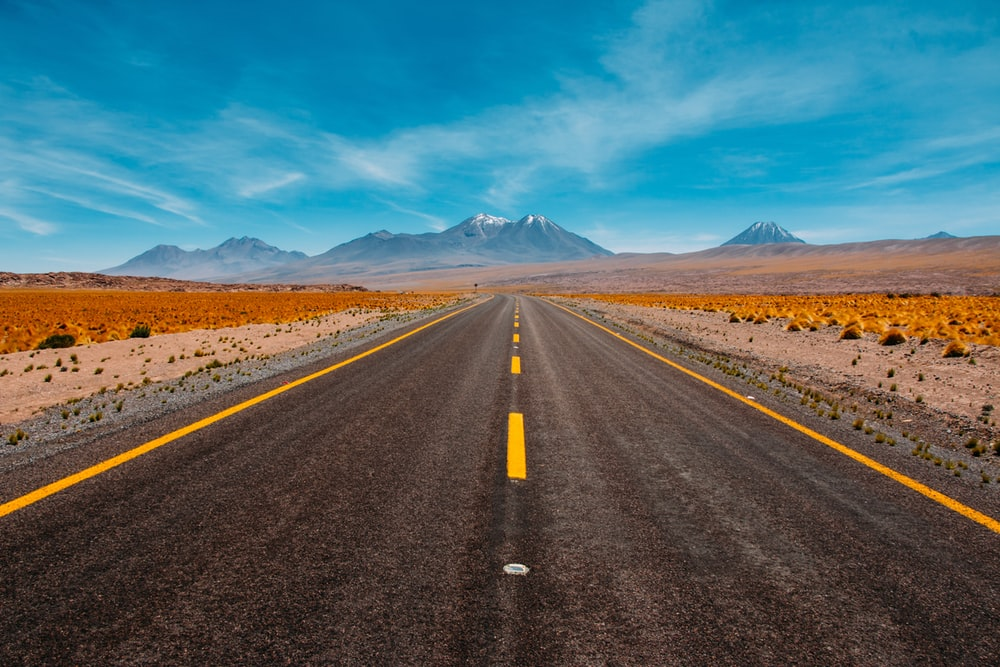
#> input picture data/road1.jpg, 1000 x 667 px, found by its file name
$ python 27--Small_project.py
#> lines starting #> are read from the running program, lines starting #| are printed output that depends on the picture; after the words box and inside, x2 and y2 are one past the last pixel; in counts of white or black regions, pixels touching at a corner belong together
import matplotlib.pylab as plt
import cv2
import numpy as np

def region_of_interest(img, vertices):
    mask = np.zeros_like(img)
    #channel_count = img.shape[2]
    match_mask_color = 255
    cv2.fillPoly(mask, vertices, match_mask_color)
    masked_image = cv2.bitwise_and(img, mask)
    return masked_image

def drow_the_lines(img, lines):
    img = np.copy(img)
    blank_image = np.zeros((img.shape[0], img.shape[1], 3), dtype=np.uint8)

    for line in lines:
        for x1, y1, x2, y2 in line:
            cv2.line(blank_image, (x1,y1), (x2,y2), (0, 255, 0), thickness=10)

    img = cv2.addWeighted(img, 0.8, blank_image, 1, 0.0)
    return img

image = cv2.imread('road1.jpg')
#> image is the input picture: shape (667, 1000, 3); mean B, G, R 110.4, 106.7, 83.2
image = cv2.cvtColor(image, cv2.COLOR_BGR2RGB)
print(image.shape)
#| (667, 1000, 3)
height = image.shape[0]
#> height = 667
width = image.shape[1]
#> width = 1000
region_of_interest_vertices = [
    (0, height),
    (width/2, height/2),
    (width, height)
]
#> region_of_interest_vertices = [(0, 667), (500, 333.5), (1000, 667)]
gray_image = cv2.cvtColor(image, cv2.COLOR_RGB2GRAY)
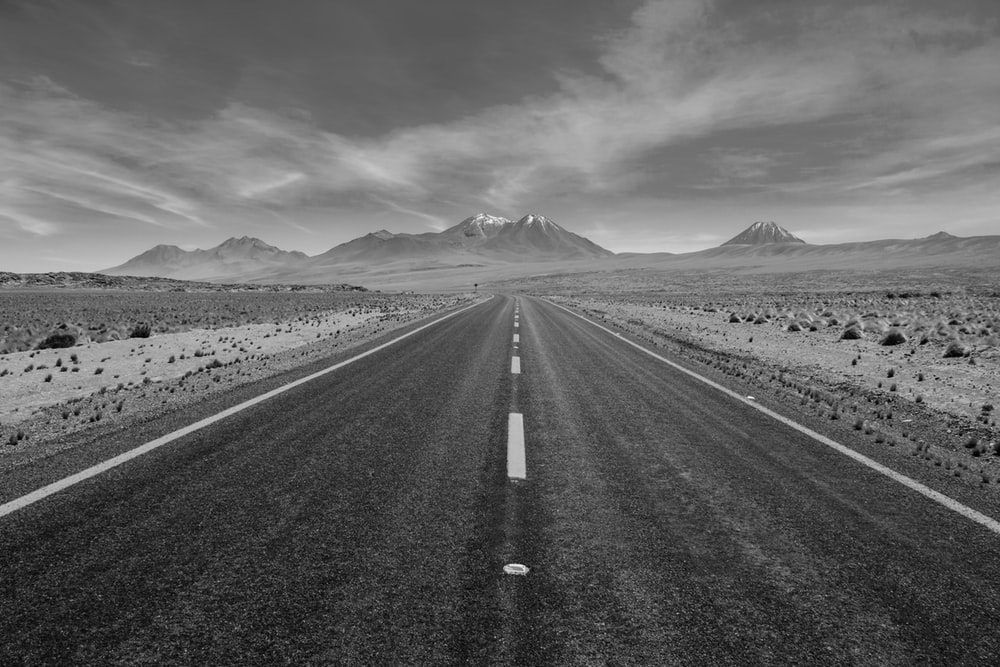
#> gray_image: shape (667, 1000); min 0, max 250, mean 100.1
canny_image = cv2.Canny(gray_image, 100, 200)
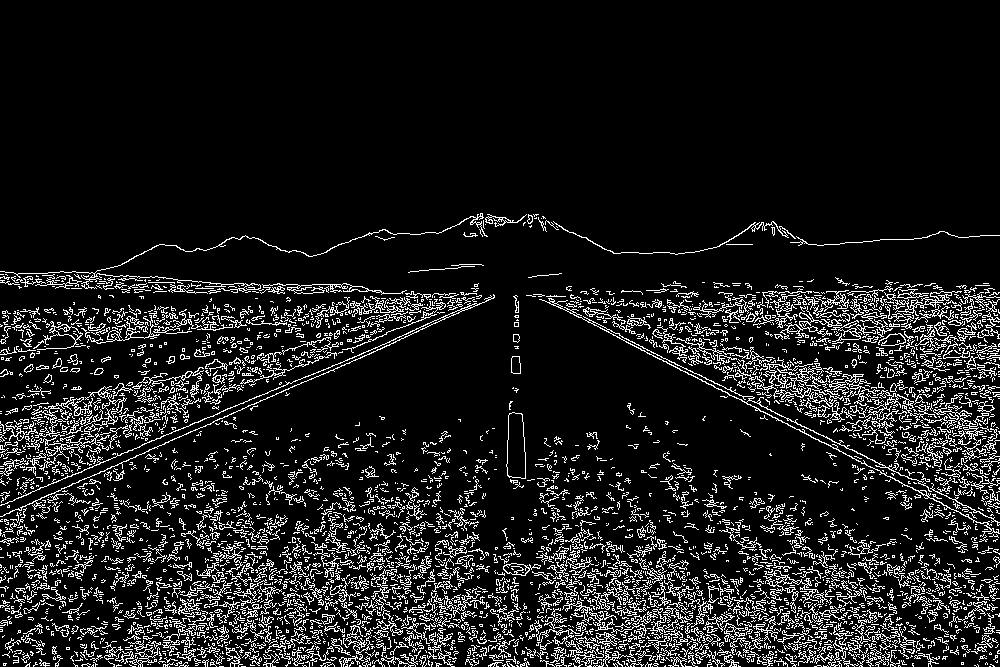
#> canny_image: shape (667, 1000); 10.9% white in thin lines or dots, all inside (x1, y1, x2, y2) = (0, 213, 1000, 667)
cropped_image = region_of_interest(canny_image,
                np.array([region_of_interest_vertices], np.int32),)
#> in region_of_interest, `cv2.fillPoly(mask, vertices, match_mask_color)`:
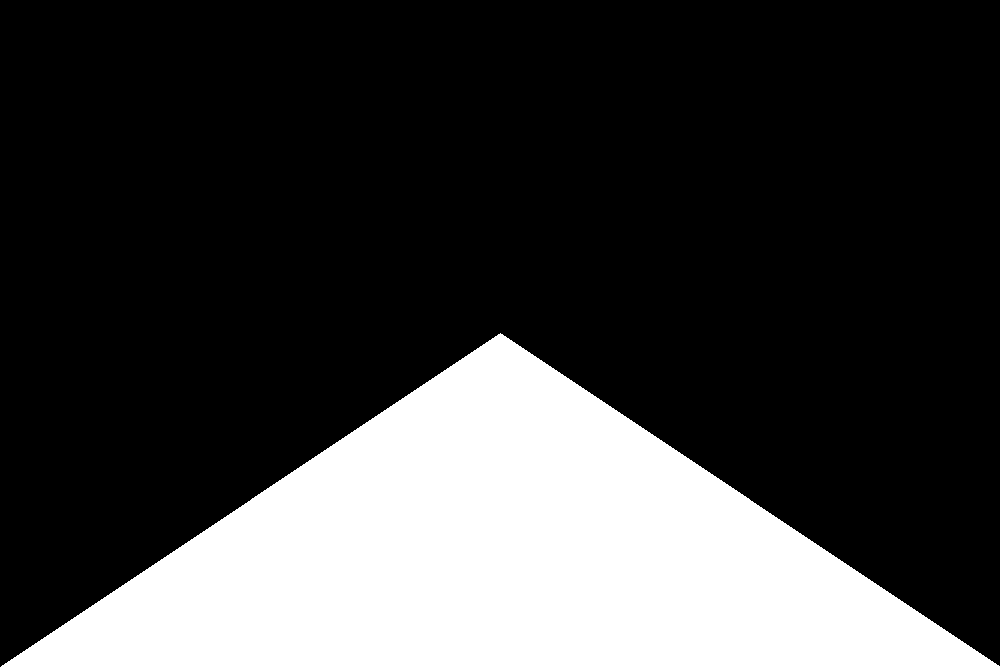
#> mask: shape (667, 1000); 25.1% white; 1 white region, box (x1, y1, x2, y2) and area: (1, 333, 1000, 667) 167166
#> in region_of_interest, `masked_image = cv2.bitwise_and(img, mask)`:
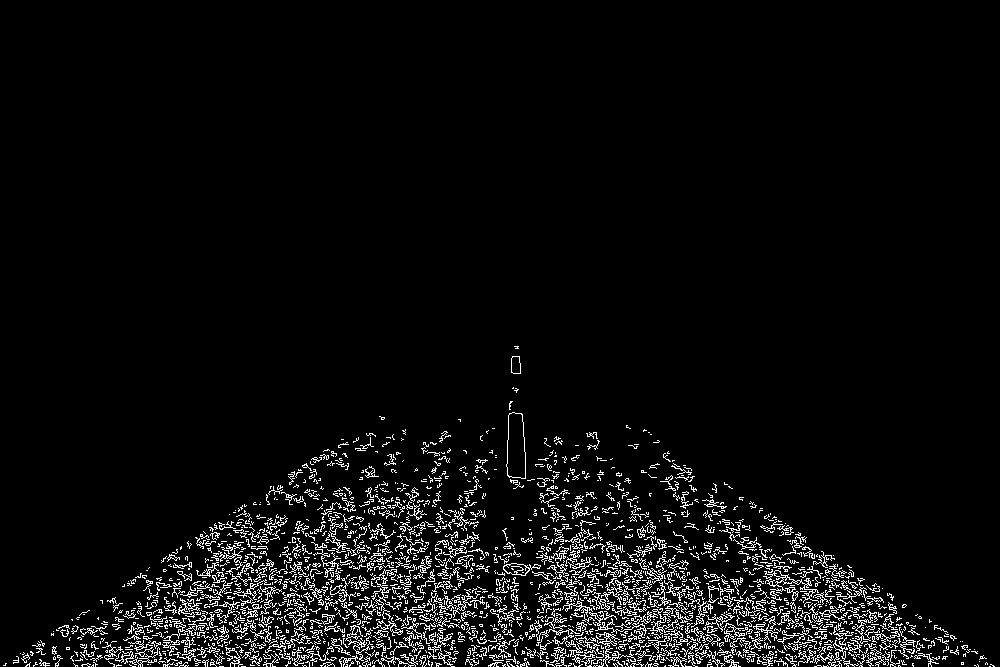
#> masked_image: shape (667, 1000); 5% white in thin lines or dots, all inside (x1, y1, x2, y2) = (3, 346, 995, 667)
lines = cv2.HoughLinesP(cropped_image,
                        rho=6,
                        theta=np.pi/180,
                        threshold=160,
                        lines=np.array([]),
                        minLineLength=40,
                        maxLineGap=25)
#> lines = 421 rows, first 6: [13, 660, 903, 660], [151, 621, 460, 621], [39, 649, 919, 649], [132, 636, 903, 636], [163, 570, 901, 635], [22, 654, 929, 654]
image_with_lines = drow_the_lines(image, lines)
#> the loop in drow_the_lines, `for line in lines:` made 421 passes
#> after the loop in drow_the_lines, `for line in lines:`:
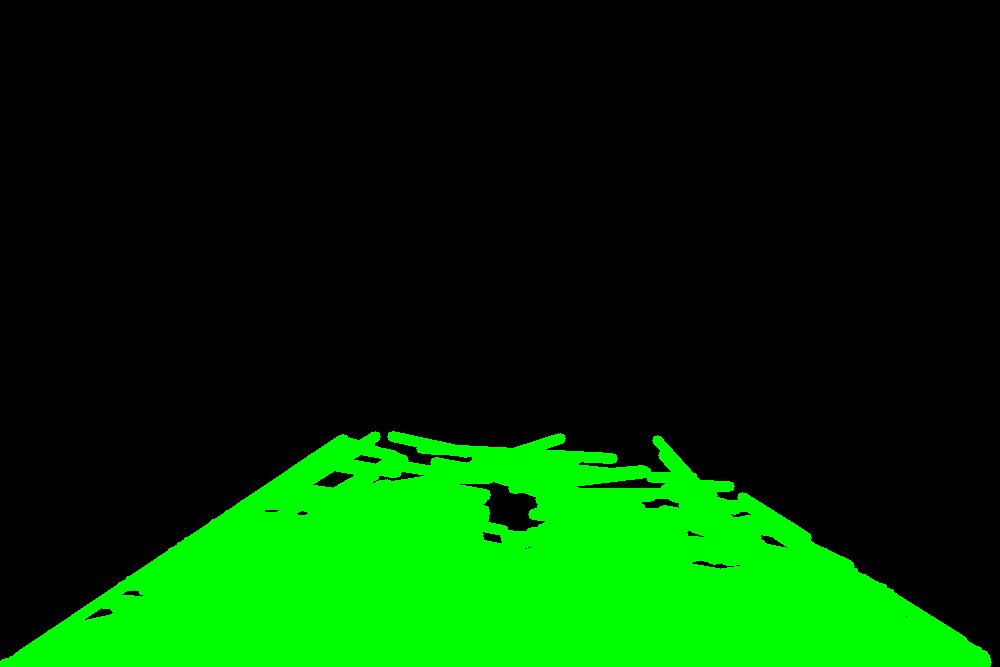
#> blank_image: shape (667, 1000, 3); mean of channels 0, 1, 2 0, 55.7, 0; drawn as B, G, R
#> in drow_the_lines, `img = cv2.addWeighted(img, 0.8, blank_image, 1, 0.0)`:
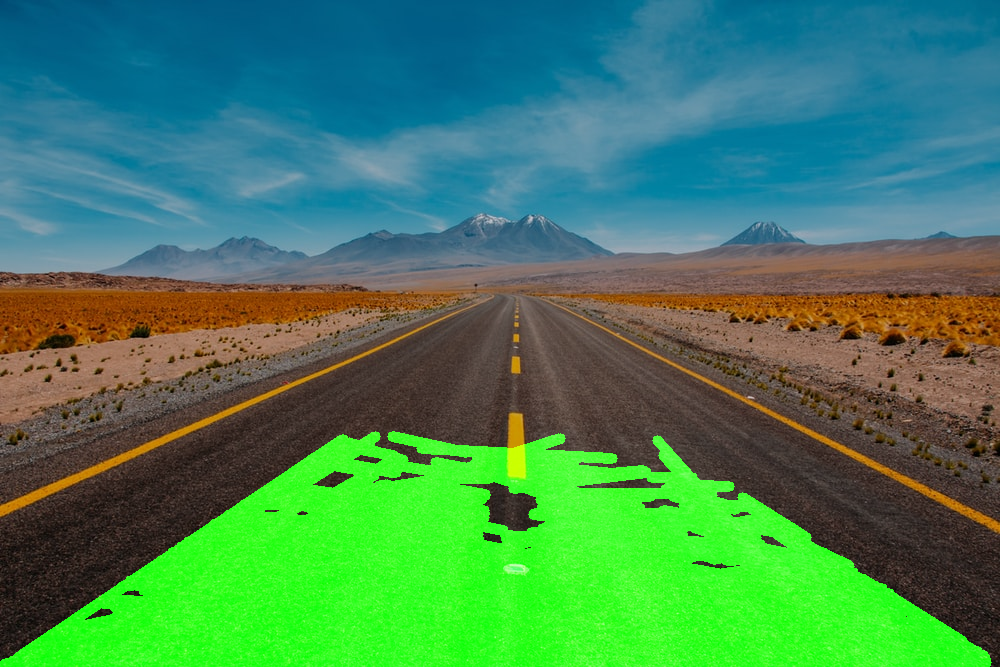
#> img: shape (667, 1000, 3); mean R, G, B 66.6, 131.9, 88.3
plt.imshow(image_with_lines)
plt.show()

$ run again, with data/building.jpg copied over data/road1.jpg
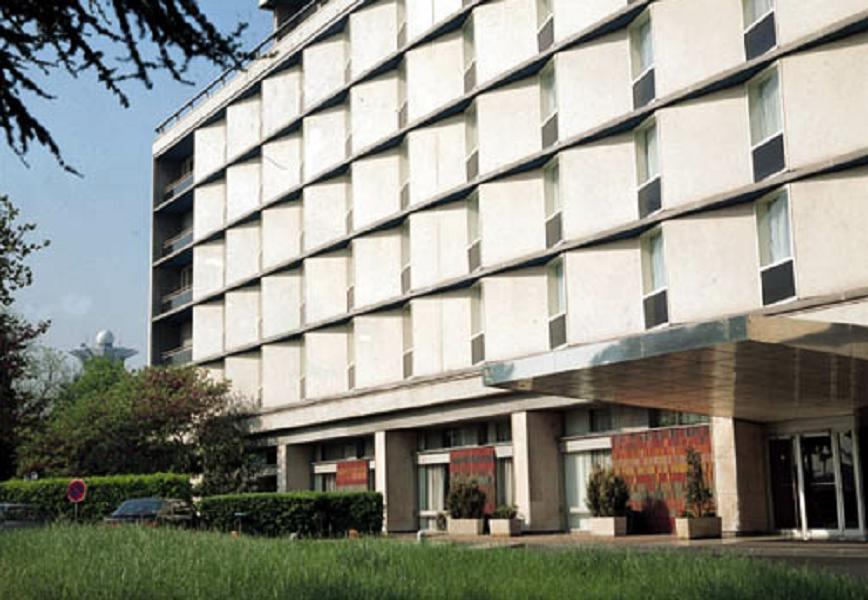
#> input picture data/building.jpg, 868 x 600 px, found by its file name
#> image is the input picture: shape (600, 868, 3); mean B, G, R 133.7, 143.6, 142.9
#| (600, 868, 3)
#> `canny_image = cv2.Canny(gray_image, 100, 200)`:
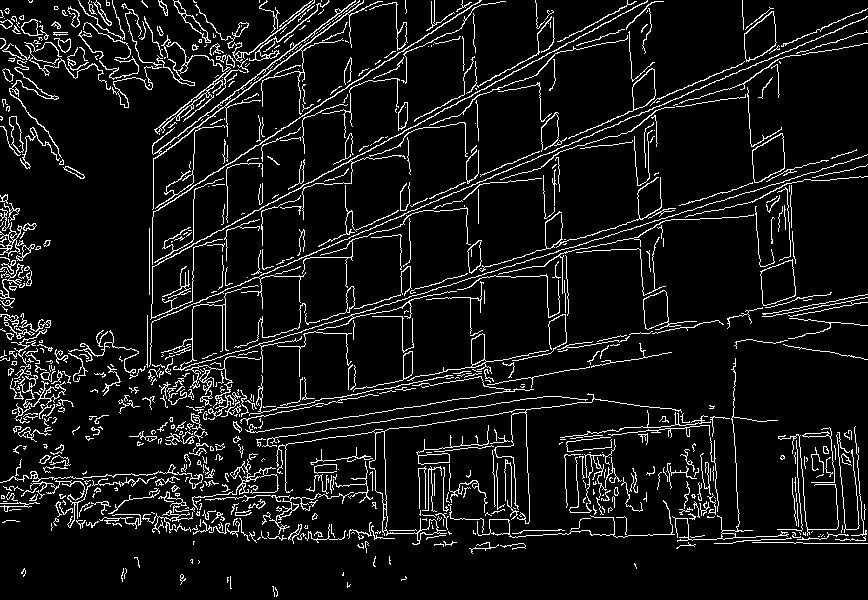
#> canny_image: shape (600, 868); 8.2% white in thin lines or dots
#> mask: shape (600, 868); 25% white; 1 white region, box (x1, y1, x2, y2) and area: (1, 300, 868, 600) 130334
#> masked_image: shape (600, 868); 2% white in thin lines or dots, all inside (x1, y1, x2, y2) = (112, 317, 786, 597)
#> lines = 213 rows, first 6: [112, 523, 241, 525], [152, 529, 449, 534], [120, 517, 223, 517], [226, 497, 289, 495], [151, 496, 210, 500], [176, 478, 385, 500]
#> the loop in drow_the_lines, `for line in lines:` made 213 passes
#> in drow_the_lines, `img = cv2.addWeighted(img, 0.8, blank_image, 1, 0.0)`:
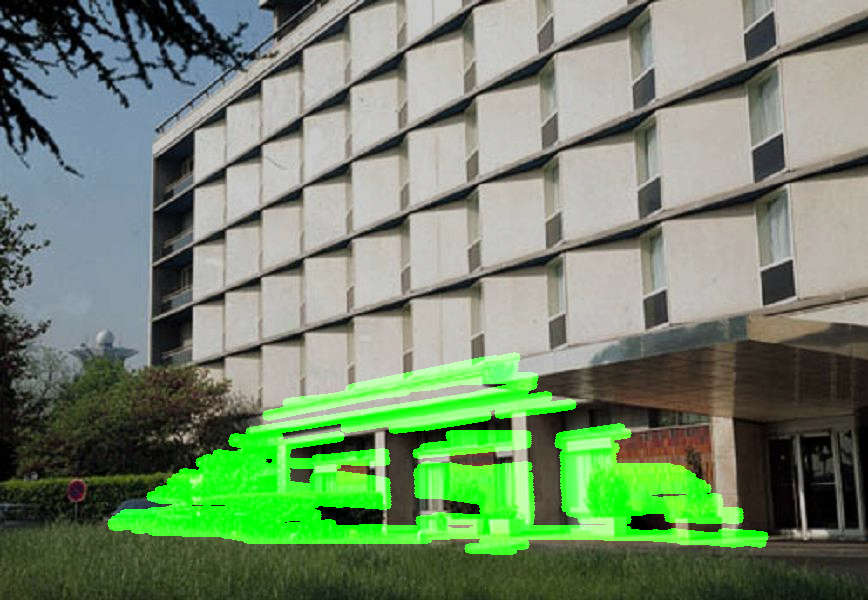
#> img: shape (600, 868, 3); mean R, G, B 114.3, 135.3, 107

$ run again, with data/home.jpg copied over data/road1.jpg
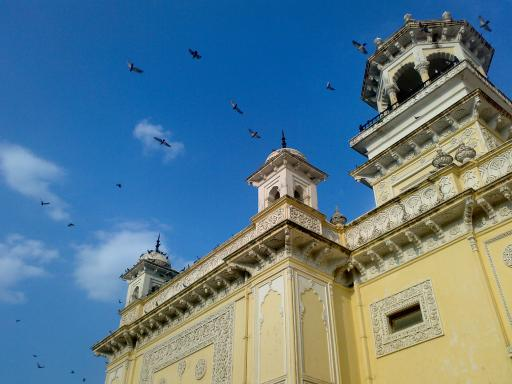
#> input picture data/home.jpg, 512 x 384 px, found by its file name
#> image is the input picture: shape (384, 512, 3); mean B, G, R 141.2, 123.9, 91.6
#| (384, 512, 3)
#> `canny_image = cv2.Canny(gray_image, 100, 200)`:
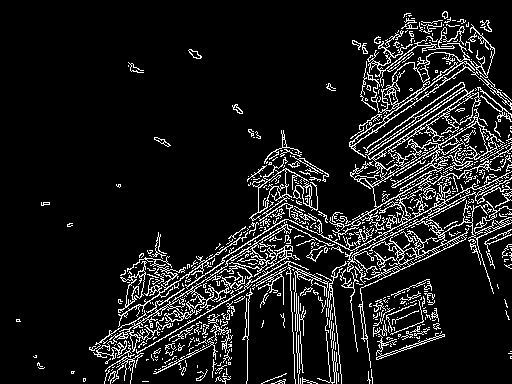
#> canny_image: shape (384, 512); 10.5% white in thin lines or dots
#> mask: shape (384, 512); 25% white; 1 white region, box (x1, y1, x2, y2) and area: (1, 192, 512, 384) 49216
#> masked_image: shape (384, 512); 4.2% white in thin lines or dots, all inside (x1, y1, x2, y2) = (36, 193, 445, 384)
#> lines = 114 rows, first 6: [109, 334, 248, 334], [105, 363, 310, 235], [194, 320, 316, 238], [292, 329, 441, 331], [93, 350, 274, 223], [106, 375, 286, 219]
#> the loop in drow_the_lines, `for line in lines:` made 114 passes
#> in drow_the_lines, `img = cv2.addWeighted(img, 0.8, blank_image, 1, 0.0)`:
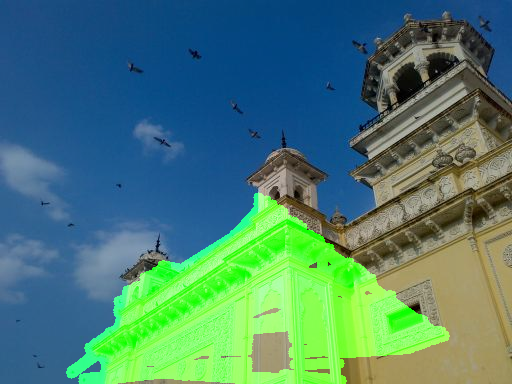
#> img: shape (384, 512, 3); mean R, G, B 73.3, 126.6, 113
